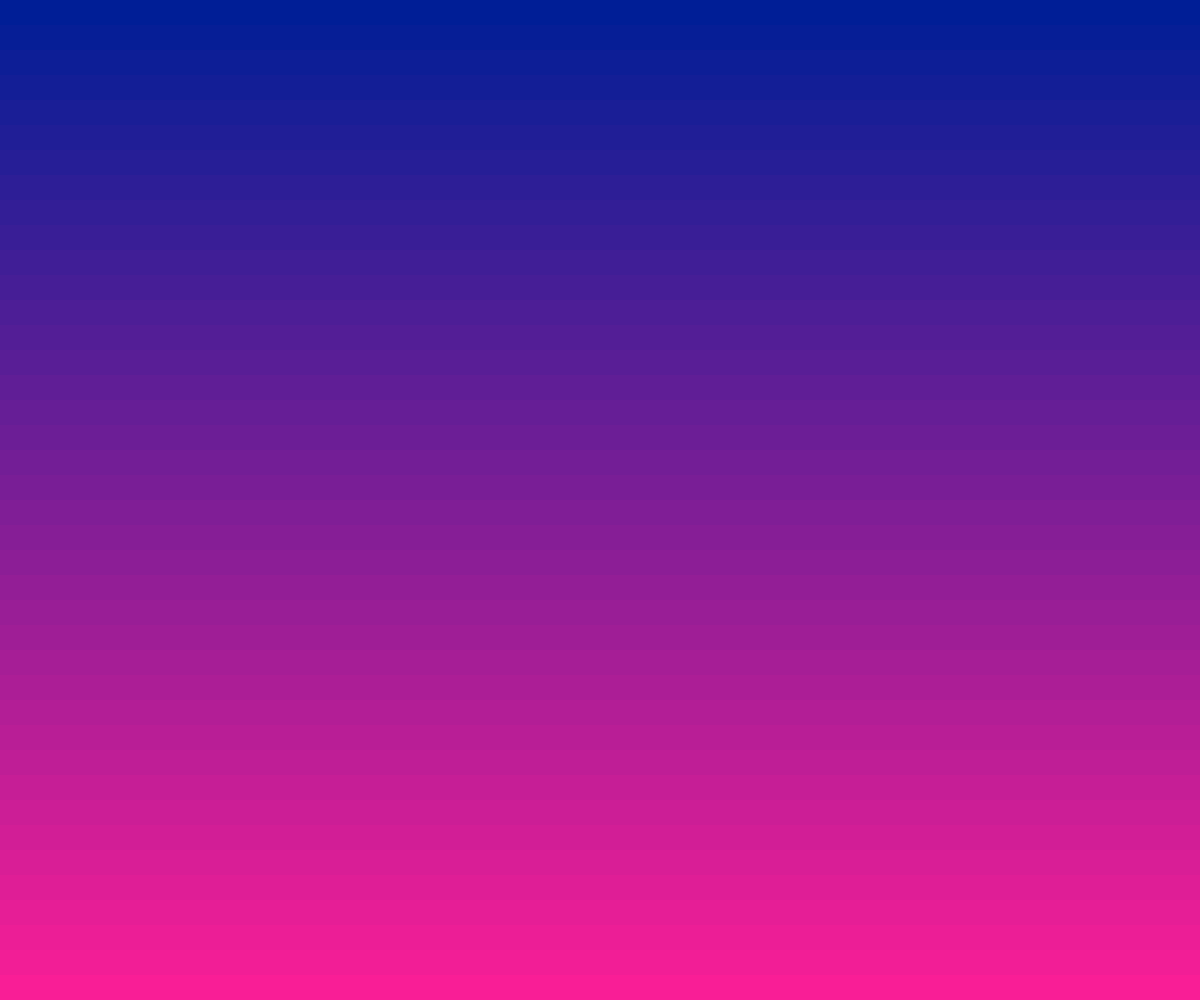
Frame 1 (no input)
Frame 60 (no input): identical to frame 1, image omitted
Frame 120 (the mouse pressed at the canvas centre since frame 60): identical to frame 1, image omitted

The p5.js sketch that drew this single still picture (run headless with seeded random() and noise() and a simulated clock; from frame 60 on, the mouse is pressed at the canvas centre):

// p5.js sketch
// ── sketch.js
// Drawing with Loopss
// Isaac Munro
// Sep 25 2023
//
// using loops to draw
let numSegments = 40;
let segmentHeight;
let currentBackground = 0;

function setup() {
  createCanvas(windowWidth, windowHeight);
  segmentHeight = windowHeight/numSegments;
}

function gradient(){
  noStroke();
  for(let i = 0; i < numSegments; i++){
    let y = i * segmentHeight;
    let c = map(y,0,height,0,255);
    fill(c, 30, 150);
    rect(0,y,width,segmentHeight);
  }
}

function selectBackground(){
  if(currentBackground===0){ 
    gradient();
  }
  else if (currentBackground===1) {
    background(255);
  }
  else{
    background(240,50,90);
  }
}



function draw() {
  gradient();
}

function mousePressed(){
  if(mouseButton===LEFT){
    currentBackground -=1;
    if(currentBackground < 0){
      currentBackground =2;
    }
  }
  return false;
}
